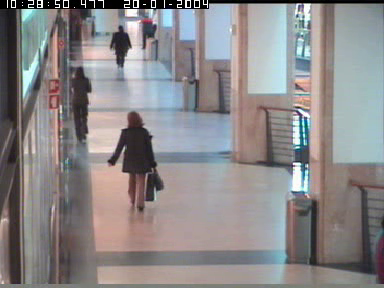
#> input picture frame 56 of PracticasTDI/P8/newshopping.avi, 384 x 288 px, given in place of shopping_center.mpg, which was not available
$ jupyter execute --allow-errors 'P8 pruebas.ipynb'   (shell and % lines are left out)   (text cells are left out)
#> lines starting #> are read from the running program, lines starting #| are printed output that depends on the picture
[cell 1]
import numpy as np
import cv2
import motionalgorithms as ma
from bokeh.plotting import figure
from bokeh.io import output_notebook, show, push_notebook
import time
from matplotlib import pyplot as plt
output_notebook()

[cell 2]
vidcap = cv2.VideoCapture('shopping_center.mpg')
success,frame = vidcap.read()
#> frame is the input picture: shape (288, 384, 3); mean B, G, R 137.1, 136, 139.2

frame=cv2.cvtColor(frame, cv2.COLOR_BGR2RGBA) # because Bokeh expects a RGBA image
#> frame: shape (288, 384, 4)
frame=cv2.flip(frame, -1) # because Bokeh flips vertically
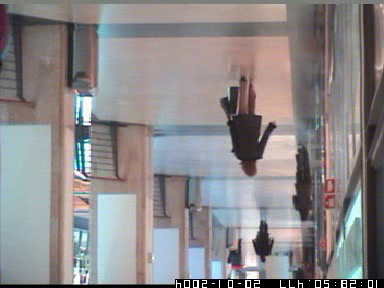
#> frame: shape (288, 384, 4); mean R, G, B, A 139.2, 136, 137.1, 255
width=frame.shape[1]
#> width = 384
height=frame.shape[0]
#> height = 288
p = figure(x_range=(0,width), y_range=(0,height), output_backend="webgl", width=width, height=height)
myImage = p.image_rgba(image=[frame], x=0, y=0, dw=width, dh=height)
show(p, notebook_handle=True)

#> (the rest of this cell did not finish here and is left out)


$ run again, starting later in the video
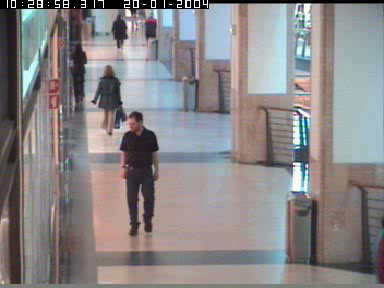
#> input picture frame 252 of PracticasTDI/P8/newshopping.avi, 384 x 288 px, given in place of shopping_center.mpg, which was not available
#> frame is the input picture: shape (288, 384, 3); mean B, G, R 135.3, 134, 137.3
#> `frame=cv2.flip(frame, -1)`:
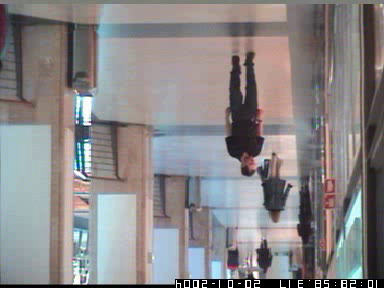
#> frame: shape (288, 384, 4); mean R, G, B, A 137.3, 134, 135.3, 255
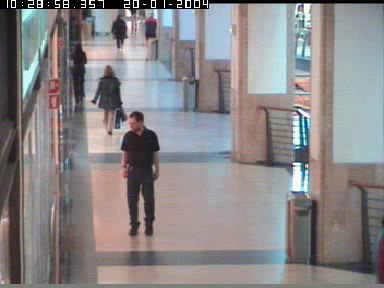
#> input picture frame 253 of PracticasTDI/P8/newshopping.avi, 384 x 288 px, given in place of shopping_center.mpg, which was not available
#> frame is the input picture: shape (288, 384, 3); mean B, G, R 135.3, 134.2, 137.3

$ run again, starting later in the video
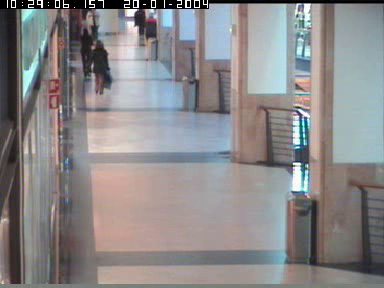
#> input picture frame 448 of PracticasTDI/P8/newshopping.avi, 384 x 288 px, given in place of shopping_center.mpg, which was not available
#> frame is the input picture: shape (288, 384, 3); mean B, G, R 137.3, 136.3, 138.6
#> `frame=cv2.flip(frame, -1)`:
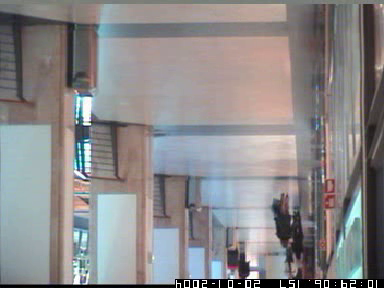
#> frame: shape (288, 384, 4); mean R, G, B, A 138.6, 136.3, 137.3, 255
